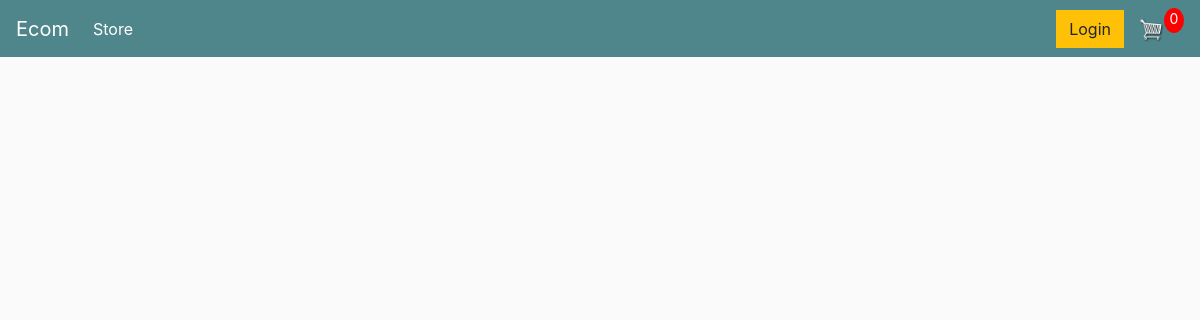
/, run on an earlier commit of the app's database.
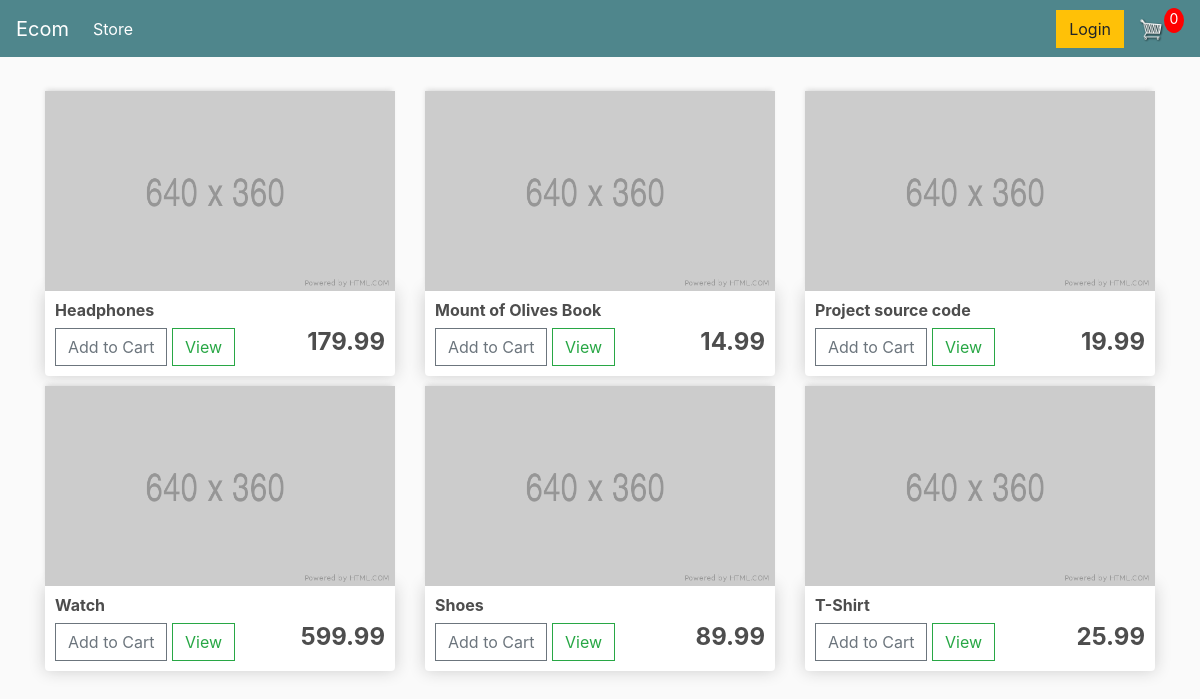
And on a later commit of the database.
### store/models.py (models this page shows, shortened)
class Product(models.Model):
    name = models.CharField(max_length=150, null=True)
    price = models.FloatField()
    digital = models.BooleanField(default=False, null=True, blank=True)
    image = models.ImageField(null=True, blank=True)

### store/views.py (the view)
# urls.py: path('', include('store.urls')),
def store(request):
    products = Product.objects.all()
    context = {'products': products}
    return render(request, 'store/store.html', context)

### store/templates/store/store.html
{% extends 'store/main.html' %}
{% load static %}
{% block content %}
<div class="row">
    {% for p in products %}
    <div class="col-lg-4">
        <img class="thumbnail" src="{% static 'images/placeholder.png' %}">
        <div class="box-element product">
            <h6><strong>{{ p.name }}</strong></h6>
            <button class="btn btn-outline-secondary add-btn">Add to Cart</button>
            <a class="btn btn-outline-success" href="#">View</a>
            <h4 style="display: inline-block; float: right"><strong>{{ p.price|floatformat:2 }}</strong></h4>
        </div>
    </div>
    {% endfor %}
</div>
{% endblock %}

### store/templates/store/main.html (shortened to what this page needs)
<!DOCTYPE html>
{% load static %}
<html>
<head>
	<link rel="stylesheet" href="https://stackpath.bootstrapcdn.com/bootstrap/4.4.1/css/bootstrap.min.css">
	<link rel="stylesheet" type="text/css" href="{% static 'css/main.css' %}">
</head>
<body>
	<nav class="navbar navbar-expand-lg navbar-dark bg-dark">
	  <a class="navbar-brand" href="{% url 'store' %}">Ecom</a>
	  <div class="collapse navbar-collapse" id="navbarSupportedContent">
	    <ul class="navbar-nav mr-auto">
	      <li class="nav-item active">
	        <a class="nav-link" href="{% url 'store' %}">Store <span class="sr-only">(current)</span></a>
	      </li>
	    </ul>
	    <div class="form-inline my-2 my-lg-0">
	     	<a href="#"class="btn btn-warning">Login</a>
	     	<a href="{% url 'cart' %}">
	    		<img  id="cart-icon" src="{% static 'images/cart.png' %}">
	    	</a>
	    	<p id="cart-total">0</p>
	    </div>
	  </div>
	</nav>
     <div class="container">
            <br>
            {% block content %}
            {% endblock content %}
         </div>
</body>
</html>

### static/css/main.css (style rules this page uses)
body { background-color: hsl(0, 0%, 98%); }
h1,h2,h3,h4,h5,h6 { color:hsl(0, 0%, 30%); }
.box-element { box-shadow:hsl(0, 0%, 80%) 0 0 16px; background-color: #fff; border-radius: 4px; padding: 10px; }
.thumbnail { width: 100%; height: 200px; -webkit-box-shadow: -1px -3px 5px -2px rgba(214,214,214,1); -moz-box-shadow: -1px -3px 5px -2px rgba(214,214,214,1); box-shadow: -1px -3px 5px -2px rgba(214,214,214,1); }
.product { border-radius: 0 0 4px 4px; }
.bg-dark { background-color: #4f868c!important; }
#cart-icon { width:25px; display: inline-block; margin-left: 15px; }
#cart-total { display: block; text-align: center; color:#fff; background-color: red; width: 20px; height: 25px; border-radius: 50%; font-size: 14px; }
.col-lg-4, .col-lg-6, .col-lg-8, .col-lg-12 { margin-top: 10px; }
.btn { border-radius: 0; }

What changed in the data, as far as the page shows it:
added Product: name "Headphones", price "179.99"
added Product: name "Mount of Olives Book", price "14.99"
added Product: name "Project source code", price "19.99"
added Product: name "Watch", price "599.99"
added Product: name "Shoes", price "89.99"
added Product: name "T-Shirt", price "25.99"
